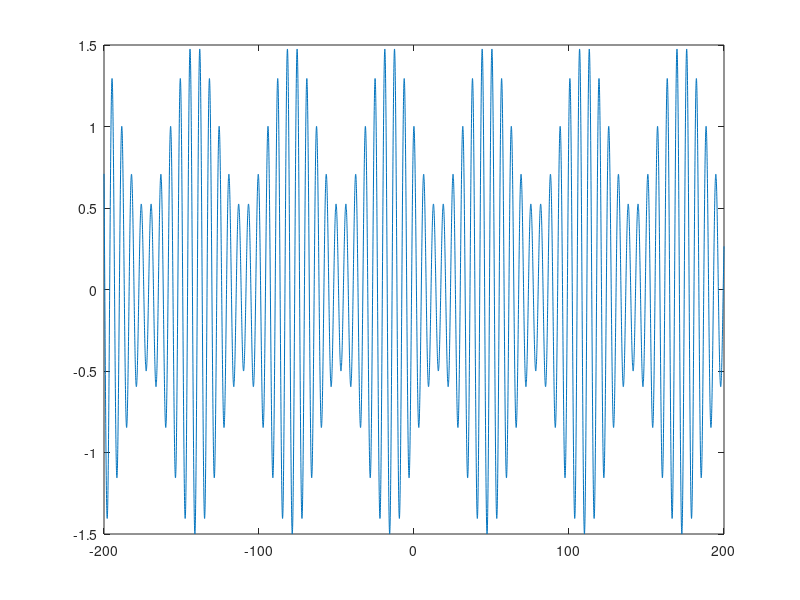

Write MATLAB code to recreate this figure. (Note: this script raises an error after producing the figure.)
T = 200;
t = linspace(-T, T, 10000);
A = 1-0.5*sin(0.1*t);
% A = 1-0.1*t;
% A = exp(-0.2*t);
% A = max(A, 0);
% A = abs(A);
f = 1/(2*pi);
x = A .* cos(2*pi*f*t);


% plot
fig =  figure;
ax = axes(fig);
plt = plot(ax, t, x);


% ondelette%
Q = 30;
MaxRidges = 1;
MaxParallelRidges = 1;
fmin = 0.5*f;
fmax = 1.5*f;
NbFreq = 500;

ct = 3;
cf = 5;

WaveletMenu('WaveletPlot', plt, 'fmin', fmin, 'fmax', fmax, 'NbFreq', NbFreq,...
    'Q', Q, 'MaxRidges', MaxRidges, 'MaxParallelRidges', MaxParallelRidges...
    , 'CtEdgeEffects', ct);


%% figure

omega = 1;

% lineaire
A = 1-0.1*t;
Q = 30;

% sinusoidale
A = 1-0.5*sin(0.1*t);

% exponentielle
A = exp(-0.2*t);
Q = 10;
"echelle log";